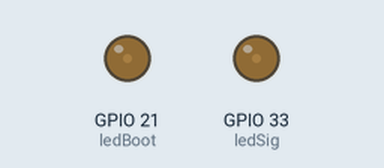
Simulated run of this sketch. Board: ESP32-S3. Shown: output pins drawn as LEDs (lit = HIGH).

Above: at 0.05 s.
At 1.5 s:
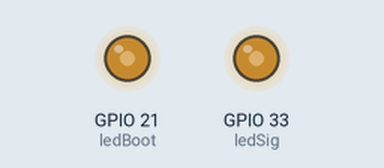
At 3.0 s:
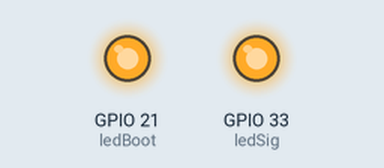
Timing chart, 0 to 5.2 s (numbered marks = the images above):
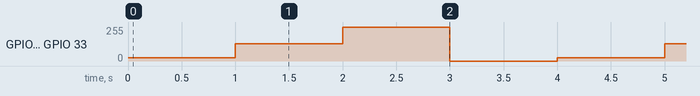

Measured:
- by itself, GPIO 21 (ledBoot), GPIO 33 (ledSig): repeats every 4.0 s: 128/255 1.0 s, 255/255 1.0 s, 0/255 1.0 s, 25/255 1.0 s

The sketch:

blink-brightness.ino
```cpp
/*
 * Manual Brightness Control
 *
 * Board:  tinyCore (ESP32-S3)
 * Docs:   https://tinydocs.cc/2_tiny-core/basics/blink-led/
 * Studio: https://app.tinystudio.cc/Mister-Industries/tinyStudio-examples/basics/blink-brightness
 *
 * Part of the MR.INDUSTRIES tinyStudio examples collection.
 * Generated from tinyDocs — edit the docs page, not this file.
 */

// PWM LED Control Example

const int ledBoot = 21;
const int ledSig = 33;

// PWM settings
const int pwmFreq = 5000;      // 5 KHz frequency
const int pwmResolution = 8;   // 8-bit resolution (0-255)

void setup() {
  // Configure PWM - channel selected automatically
  ledcAttach(ledBoot, pwmFreq, pwmResolution);
  ledcAttach(ledSig, pwmFreq, pwmResolution);
}

void loop() {
  // Very dim (10% brightness)
  ledcWrite(ledBoot, 25);
  ledcWrite(ledSig, 25);
  delay(1000);

  // Medium brightness (50%)
  ledcWrite(ledBoot, 128);
  ledcWrite(ledSig, 128);
  delay(1000);

  // Full brightness (100%)
  ledcWrite(ledBoot, 255);
  ledcWrite(ledSig, 255);
  delay(1000);

  // Turn off
  ledcWrite(ledBoot, 0);
  ledcWrite(ledSig, 0);
  delay(1000);
}
```
